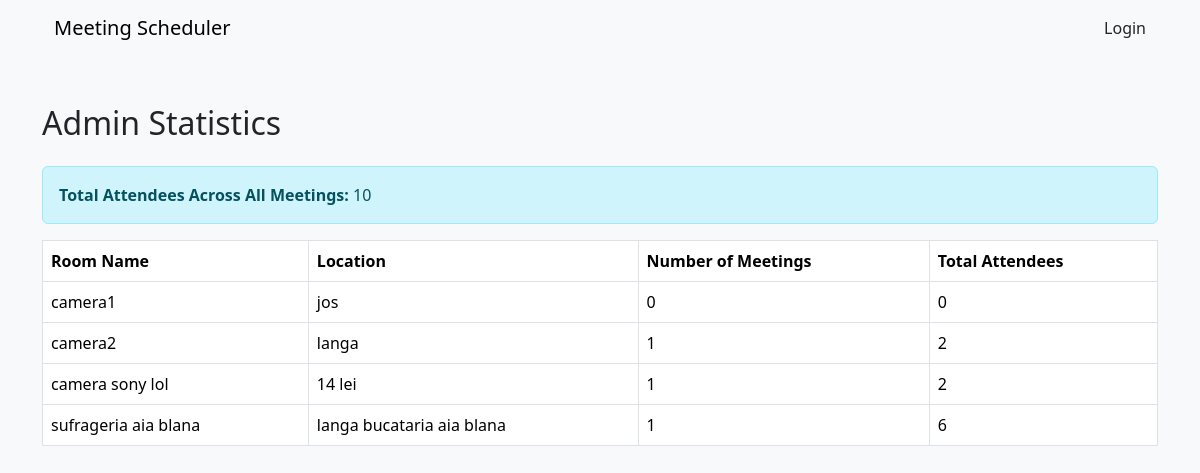
Screenshot of /stats with the database file from the repository.
### app.py (models this page shows)
class Room(db.Model):
    id = db.Column(db.Integer, primary_key=True)
    name = db.Column(db.String(100), nullable=False)
    location = db.Column(db.String(200), nullable=False)
    meetings = db.relationship('Meeting', backref='room', lazy=True)

### app.py (the view)
@app.route('/stats', methods=['GET'])
def display_stats():
    rooms = Room.query.all()
    rooms_stats = []
    total_attendees = 0
    for room in rooms:
        room_meetings = room.meetings
        num_meetings = len(room_meetings)
        attendees_in_room = sum(meeting.attendee_count for meeting in room_meetings)
        rooms_stats.append({
            'room': room,
            'num_meetings': num_meetings,
            'attendees': attendees_in_room,
        })
        total_attendees += attendees_in_room
    return render_template(
        'stats.html',
        rooms_stats=rooms_stats,
        total_attendees=total_attendees,
    )

### templates/stats.html (shortened to what this page needs)
{% extends "base.html" %}
{% block content %}
<h2 class="mb-4">Admin Statistics</h2>
<div class="alert alert-info">
    <strong>Total Attendees Across All Meetings:</strong> {{ total_attendees }}
</div>
<table class="table table-bordered table-hover">
    <thead>
        <tr>
            <th>Room Name</th>
            <th>Location</th>
            <th>Number of Meetings</th>
            <th>Total Attendees</th>
        </tr>
    </thead>
    <tbody>
        {% for stat in rooms_stats %}
        <tr>
            <td>{{ stat.room.name }}</td>
            <td>{{ stat.room.location }}</td>
            <td>{{ stat.num_meetings }}</td>
            <td>{{ stat.attendees }}</td>
        </tr>
        {% endfor %}
    </tbody>
</table>
{% endblock %}

### templates/base.html (style rules this page uses)
body { background-color: #f8f9fa; }

### rows the page displays
Room: room.name "camera1", room.location "jos"
Room: room.name "camera2", room.location "langa"
Room: room.name "camera sony lol", room.location "14 lei"
Room: room.name "sufrageria aia blana", room.location "langa bucataria aia blana"

### other values shown
{{ total_attendees }} "10"
{{ stat.num_meetings }} "0" "1" "1" "1"
{{ stat.attendees }} "0" "2" "2" "6"
